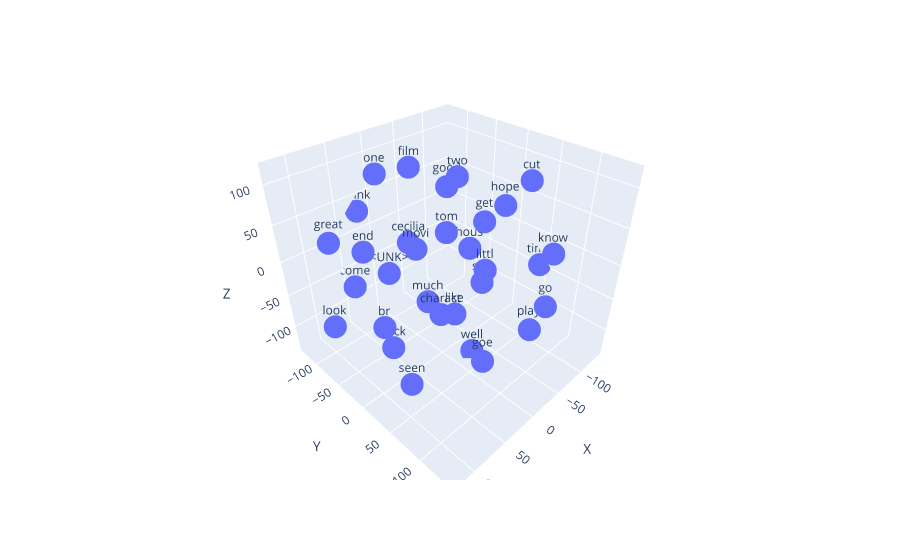

This figure's notebook cell:
### Code cell
from sklearn.manifold import TSNE
import plotly.express as px

model.load_state_dict(torch.load("./output/word2vec/best_model.pt", weights_only=True))

embeds = model.cxt_embedding.weight.detach().numpy()
vocab = list(cbow.vocab_freq.keys())

tsne = TSNE(n_components=3)
embeds_tsne = tsne.fit_transform(embeds)

tsne_df = pd.DataFrame.from_dict({
    "X": embeds_tsne[:, 0],
    "Y": embeds_tsne[:, 1],
    "Z": embeds_tsne[:, 2], 
    "Word": vocab
})
px.scatter_3d(tsne_df, x="X", y="Y", z="Z", text="Word")

### Figure 1 — Plotly figure (JSON) as saved in the notebook; plotly's stock layout.template omitted (floating-point values rounded to 4 significant figures)
{"data": [{"hovertemplate": "X=%{x}<br>Y=%{y}<br>Z=%{z}<br>Word=%{text}<extra></extra>", "legendgroup": "", "marker": {"color": "#636efa", "symbol": "circle"}, "mode": "markers+text", "name": "", "scene": "scene", "showlegend": false, "text": ["br", "movi", "film", "tom", "time", "like", "end", "charact", "one", "seen", "much", "go", "see", "back", "know", "well", "good", "think", "great", "hous", "come", "get", "cecilia", "goe", "hope", "cut", "look", "play", "two", "littl", "<UNK>"], "type": "scatter3d", "x": [108.8, 41.91, -26.61, -34.34, -138.4, 76.93, 117.1, 18.69, 52.01, 91.38, -30.87, -7.416, -62.27, 54.29, -89.04, -23.83, -98.3, 23.96, 99.64, -112.7, 47.9, 18.82, -34.69, 39.32, -115.3, -85.29, 122.9, -50.48, -24.04, -13.68, 39.51], "y": [27.48, 3.797, -83.89, -27.21, 43.81, 96.99, 16.29, 16.83, -45.02, 44.3, -60.94, 141.4, 9.634, -34.67, 92.85, 30.26, -91.27, -128.8, -75.9, -59.28, -117.1, 78.9, -101.4, 102.3, -2.017, 55.57, -49.62, 97.61, 0.6844, 55.04, -50.64], "z": [-11.88, 42.62, 88.15, 17.84, -45.89, 28.79, 79.55, -54.8, 117.3, -97.59, -107.6, 14.39, -53.31, -120.0, 16.92, -134.1, 35.5, 30.8, 40.45, -55.19, -69.41, 97.54, -29.81, -56.92, 34.06, 97.58, -50.45, -71.58, 104.3, 12.97, -18.06]}], "layout": {"legend": {"tracegroupgap": 0}, "margin": {"t": 60}, "scene": {"domain": {"x": [0, 1], "y": [0, 1]}, "xaxis": {"title": {"text": "X"}}, "yaxis": {"title": {"text": "Y"}}, "zaxis": {"title": {"text": "Z"}}}}}
